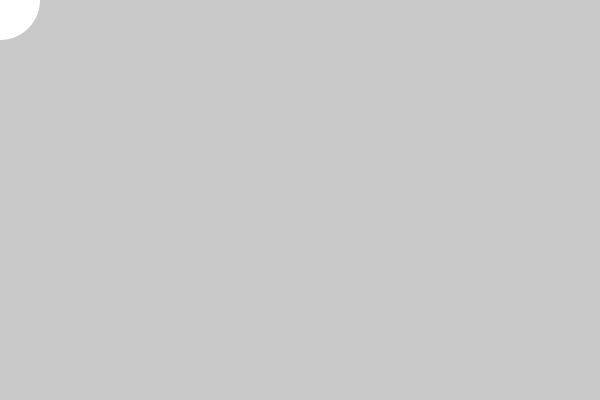
Frame 1 (no input)
Frame 60 (the mouse pressed at the canvas centre just before this capture): identical to frame 1, image omitted
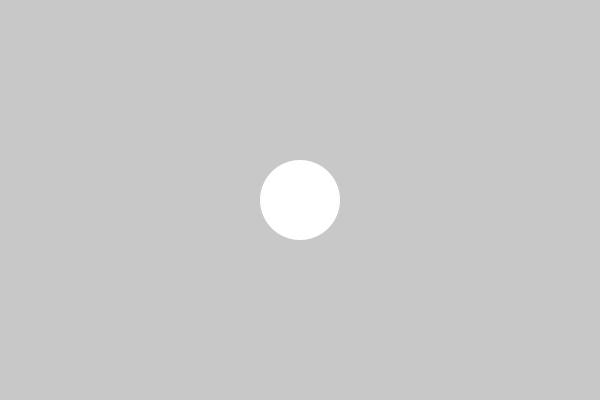
Frame 120 (the mouse held since frame 60 and released just before this capture)

The Processing sketch that drew these frames (run headless with seeded random() and noise(); from frame 60 on, the mouse is pressed at the canvas centre):

// Processing sketch: lecture_11_01_mouse_introduction
// ── lecture_11_01_mouse_introduction.pde
// mouse interaction
// later, we wil learn how to use the mouse interaction in moure detail.

void setup() {
  size(600, 400);
  noStroke();
}

void draw() {
  background(200);
  ellipse(mouseX, mouseY, 80, 80);
}
